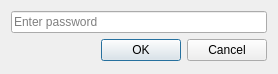
<?xml version="1.0" encoding="UTF-8"?>
<ui version="4.0">
 <class>PasswordDialog</class>
 <widget class="QDialog" name="PasswordDialog">
  <property name="windowModality">
   <enum>Qt::WindowModal</enum>
  </property>
  <property name="geometry">
   <rect>
    <x>0</x>
    <y>0</y>
    <width>278</width>
    <height>74</height>
   </rect>
  </property>
  <property name="sizePolicy">
   <sizepolicy hsizetype="Preferred" vsizetype="Preferred">
    <horstretch>0</horstretch>
    <verstretch>0</verstretch>
   </sizepolicy>
  </property>
  <property name="windowTitle">
   <string>Payee Dialog</string>
  </property>
  <layout class="QVBoxLayout" name="verticalLayout">
   <property name="sizeConstraint">
    <enum>QLayout::SetDefaultConstraint</enum>
   </property>
   <item>
    <widget class="QLineEdit" name="passwordLineEdit">
     <property name="echoMode">
      <enum>QLineEdit::Password</enum>
     </property>
     <property name="placeholderText">
      <string>Enter password</string>
     </property>
    </widget>
   </item>
   <item>
    <widget class="QDialogButtonBox" name="buttonBox">
     <property name="standardButtons">
      <set>QDialogButtonBox::Cancel|QDialogButtonBox::Ok</set>
     </property>
    </widget>
   </item>
  </layout>
 </widget>
 <resources/>
 <connections/>
</ui>
